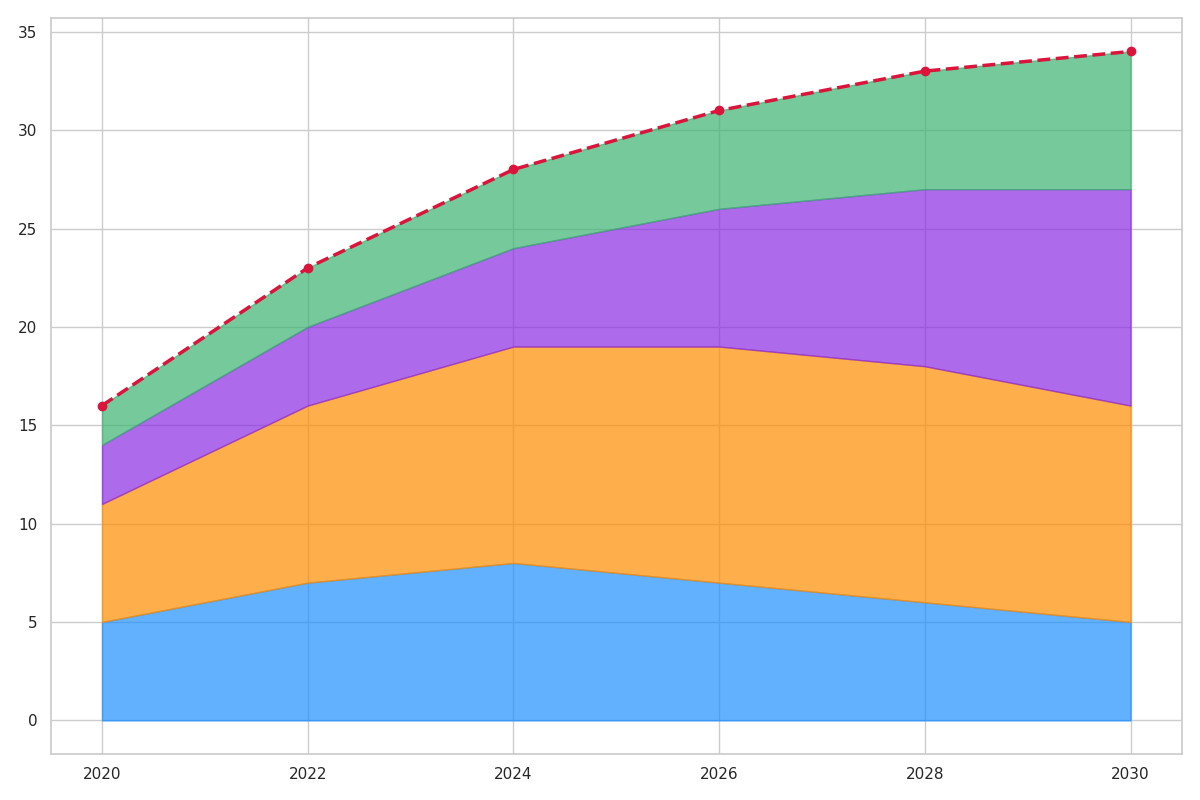

This figure's Python source:
import matplotlib.pyplot as plt
import numpy as np

years = np.array([2020, 2022, 2024, 2026, 2028, 2030])

movies_streaming = np.array([5, 7, 8, 7, 6, 5])
tv_series_streaming = np.array([6, 9, 11, 12, 12, 11])
music_streaming = np.array([3, 4, 5, 7, 9, 11])
podcast_streaming = np.array([2, 3, 4, 5, 6, 7])

total_streaming = movies_streaming + tv_series_streaming + music_streaming + podcast_streaming

fig, ax = plt.subplots(figsize=(12, 8))

ax.fill_between(years, 0, movies_streaming, color='#1E90FF', alpha=0.7)
ax.fill_between(years, movies_streaming, movies_streaming + tv_series_streaming, color='#FF8C00', alpha=0.7)
ax.fill_between(years, movies_streaming + tv_series_streaming, movies_streaming + tv_series_streaming + music_streaming, color='#8A2BE2', alpha=0.7)
ax.fill_between(years, movies_streaming + tv_series_streaming + music_streaming, total_streaming, color='#3CB371', alpha=0.7)

ax.plot(years, total_streaming, color='crimson', linewidth=2.5, linestyle='--', marker='o')

ax.set_xticks(years)

plt.tight_layout()

plt.show()
